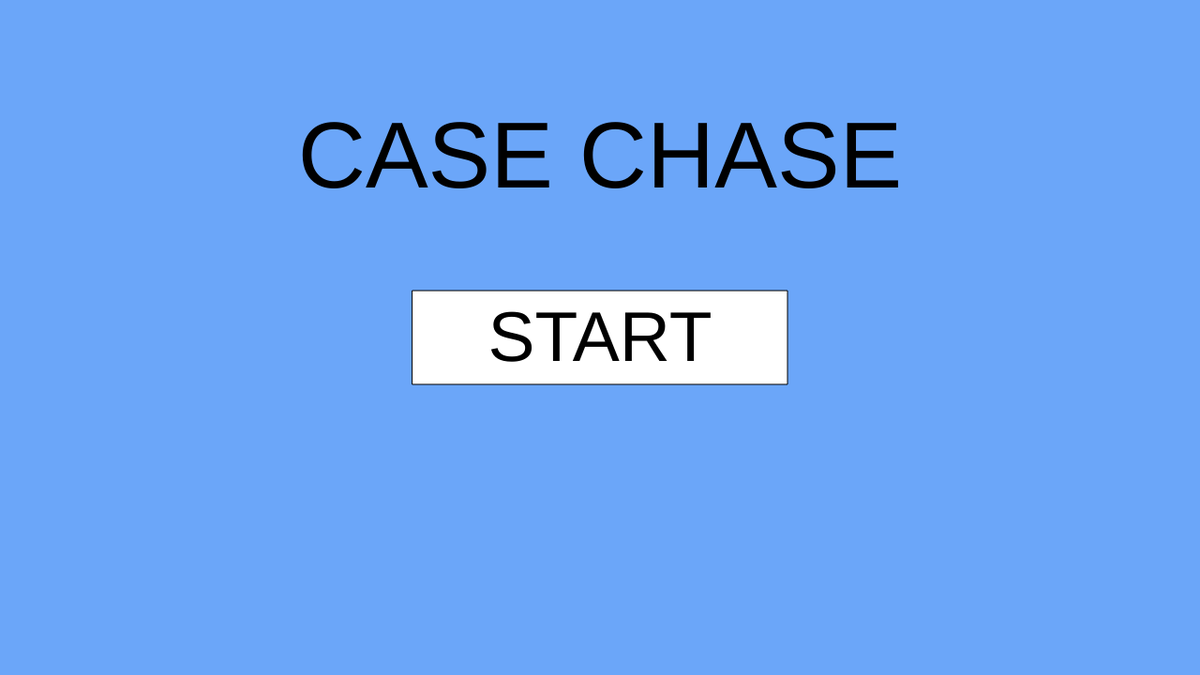
Frame 1 (no input)
Frame 60 (no input): identical to frame 1, image omitted
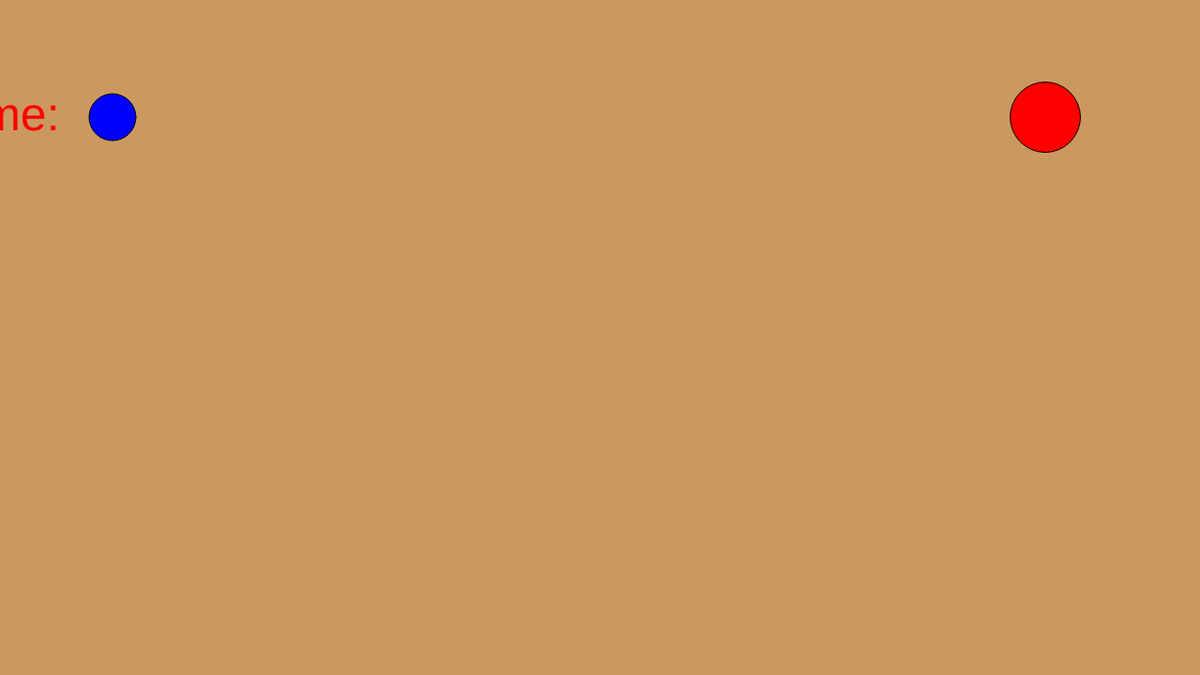
Frame 120 (the mouse pressed at the canvas centre since frame 60)

The p5.js sketch that drew these frames (run headless with seeded random() and noise() and a simulated clock; from frame 60 on, the mouse is pressed at the canvas centre):

// p5.js sketch
// ── sketch.js
/*
Midterm Project
Sketch Title: Case Chase by Justin Roldan
This project is gonna be a small interactive game where you have to avoid being caught for a certain amount of time. Use WASD to move the character.

References:
[Changing scenes P5 JS] https://www.youtube.com/watch?v=RlsRQS5qFSY (This demostarts how to add and change scene to scene)
[Beginner's Guide: Make things move with keyboard input in P5js] https://www.youtube.com/watch?v=MA_aFQV9vss (This demostrates how to properly control our character and using classes)
*/

let startButtonXposition = 1280/2;
let startButtonYposition = 720/2;
let startButtonXsize = 400;
let startButtonYsize = 100;
let player;
let chaser;
let playerX = 120;
let playerY = 125;
let chaserX = 1115;
let chaserY = 125;
//This varible is a map to our key presses. It is currently set as an empty Java object.
let pressedKeys = {};
let scene = 0;

function setup(){
	createCanvas(1280,720);
	player = new Player(playerX,playerY);
	chaser = new Chaser(chaserX,chaserY);
}

function draw(){
	//print('"Mouse Axis" X:',mouseX,'Y:',mouseY);
    if(scene === 0){
	    titleScene();
    }else if(scene === 1){
        gameScene();
    }else if(scene === 2){
		gameOver();
	}else if(scene === 3){
		gameWin();
	}
}

function titleScene(){
	// scene = 0
    background(107,166,249);
    rectMode(CENTER);
    rect(startButtonXposition,startButtonYposition,startButtonXsize,startButtonYsize);
    textAlign(CENTER);
    textSize(100);
    text('CASE CHASE',width/2,200);
    textSize(75);
    text('START',width/2,385);
	if(mouseX > 440 && mouseX < 840 && mouseY > 310 && mouseY < 410){
        //print('in');
	    rect(startButtonXposition,startButtonYposition,startButtonXsize + 25,startButtonYsize + 25)
	    textSize(100);
        text('START',width/2,395);
	}else{
	    //print('out');
	}
}

function mousePressed(){
	if(scene == 0 && mouseX > 440 && mouseX < 840 && mouseY > 310 && mouseY < 410){
		print('Game Start');
		gameScene();
	}
	// if(scene == 3 && mouseX > 440 && mouseX < 840 && mouseY > 310 && mouseY < 410){
	// 	print('Main Menu');
	// 	titleScene();
	// }
}

function gameScene(){
	print('Time:', millis()/1000)
	scene = 1;
    background(203,153,96);
	textSize(50)
	text('Time:', millis()/1000, 100,10)
	player.update();
	player.draw();
	chaser.update();
	chaser.draw();
	chaserX = chaserX + ((playerX - chaserX) * 5);
    chaserY = chaserY + ((playerY - chaserY) * 5);
	if(playerX > chaserX - (75/2) && playerX < chaserX + (75/2) && playerY > chaserY - (75/2) && playerY < chaserY + (75/2)){
		print('contact')
		scene = 2
	}

	if(millis()/1000 > 15){
		print('Time Up')
		scene = 3
	}
}

function keyPressed() {
	pressedKeys[key] = true;
}

function keyReleased() {
	delete pressedKeys[key];
}

//This is our player templete, meaning we can duplicate it with just typing the class name rather then copying and pasting it's code into another function.
class Player{
	constructor(x,y){
		this.x = x;
		this.y = y;
		this.speed = 7;
	}
	update(){
		//print('"Player Axis" X:',this.x,'Y:',this.y);
		let mvmt = createVector(0,0);
		if (pressedKeys.w){
			mvmt.y -= 1;
			//print('Up');
		}
		if (pressedKeys.s){
			mvmt.y += 1;
			//print('Down');
		}
		if (pressedKeys.a){
			mvmt.x -= 1;
			//print('Left');
		}
		if (pressedKeys.d){
			mvmt.x += 1;
			//print('Right');
		}
		//this sets the movement's magnitude to be capped to it's speed. This helps avoid us going over our top speed when going diagonally.
		mvmt.setMag(this.speed);
		this.x += mvmt.x;
		this.y += mvmt.y;
	}
	draw(){
		fill(0,0,255)
	    circle(this.x,this.y,50);
	}
}

class Chaser{
		constructor(x,y){
		this.x = x;
		this.y = y;
		this.speed = 5;
	}
	update(){
		print('"Chaser Axis" X:',this.x,'Y:',this.y);
		let mvmt = createVector(0,0)
		mvmt.setMag(this.speed);
		this.x += mvmt.x;
		this.y += mvmt.y;
	}
	draw(){
		fill(255,0,0);
	    circle(this.x,this.y,75);
	}
}

function gameOver(){
	scene = 2;
	background(0,0,0);
	text("You've been caught!",width/2,height/2);
}

function gameWin(){
	scene = 3;
	background(0,255,0);
    rectMode(CENTER);
	fill(255,255,255)
	rect(1280/2,720/2,400,100);
	fill(0,0,0)
    textAlign(CENTER);
    textSize(100);
    text('You Made It Out!',width/2,200);
    textSize(50);
    text('Main Menu',width/2,380);
	if(mouseX > 440 && mouseX < 840 && mouseY > 310 && mouseY < 410){
        //print('in');
		fill(255,255,255)
	    rect(1280/2,720/2,400 + 25,100 + 25)
		fill(0,0,0)
	    textSize(75);
		text('Main Menu',width/2,385);
	}else{
	    //print('out');
	}
}
